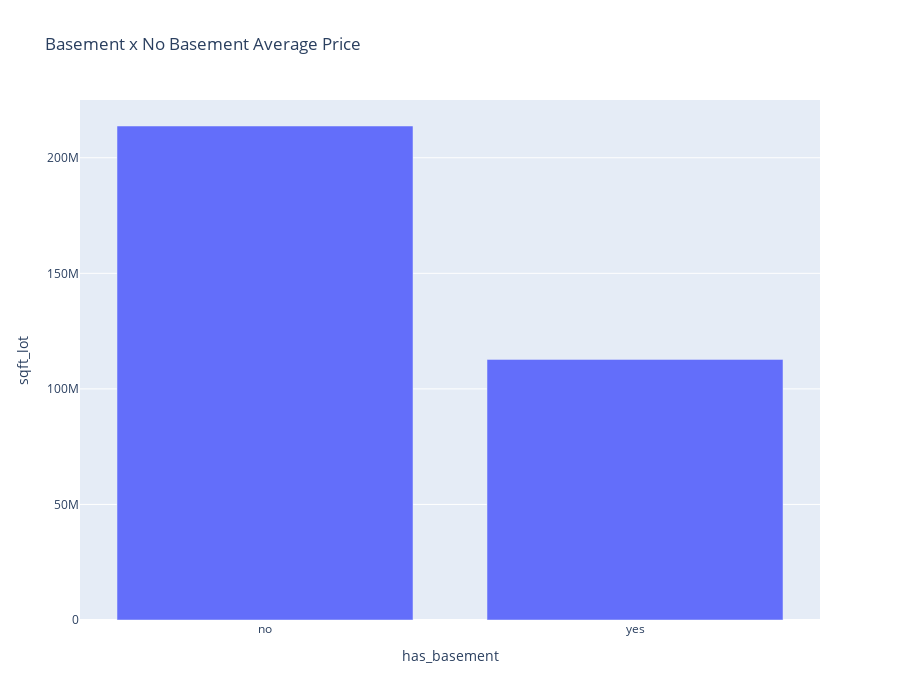

The cell this chart's notebook holds for it:
### Markdown cell above
# Hypothesis 3: Real state without basement, have a greater sqft lot about 40% in average

### Code cell
h3 = df[['has_basement', 'sqft_lot']].groupby('has_basement').sum().reset_index()

fig = px.bar(h3, x = 'has_basement', y = 'sqft_lot', title = 'Basement x No Basement Average Price', height = 700 )
fig.show()

### Figure 1 — Plotly figure (JSON) as saved in the notebook; plotly's stock layout.template omitted (floating-point values rounded to 4 significant figures)
{"data": [{"alignmentgroup": "True", "hovertemplate": "has_basement=%{x}<br>sqft_lot=%{y}<extra></extra>", "legendgroup": "", "marker": {"color": "#636efa", "pattern": {"shape": ""}}, "name": "", "offsetgroup": "", "orientation": "v", "showlegend": false, "textposition": "auto", "type": "bar", "x": ["no", "yes"], "xaxis": "x", "y": [213746105, 112760785], "yaxis": "y"}], "layout": {"barmode": "relative", "height": 700, "legend": {"tracegroupgap": 0}, "title": {"text": "Basement x No Basement Average Price"}, "xaxis": {"anchor": "y", "domain": [0, 1], "title": {"text": "has_basement"}}, "yaxis": {"anchor": "x", "domain": [0, 1], "title": {"text": "sqft_lot"}}}}
